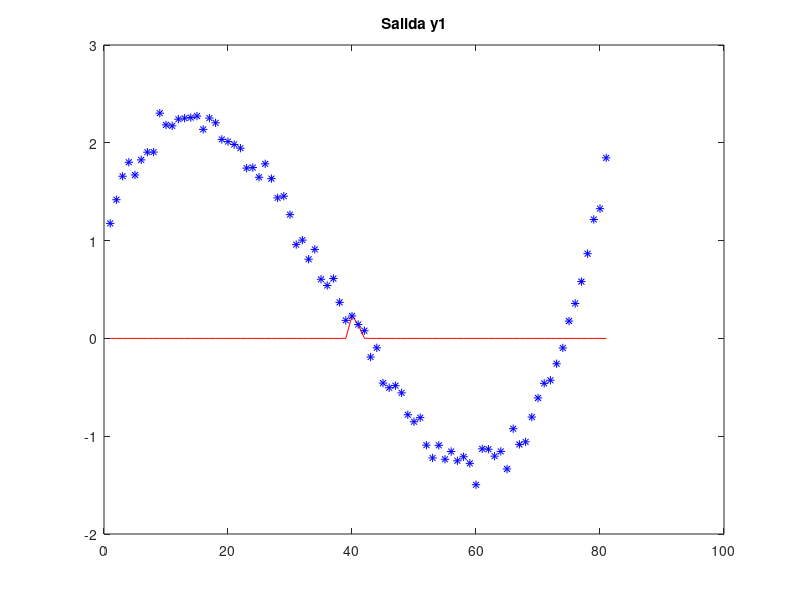
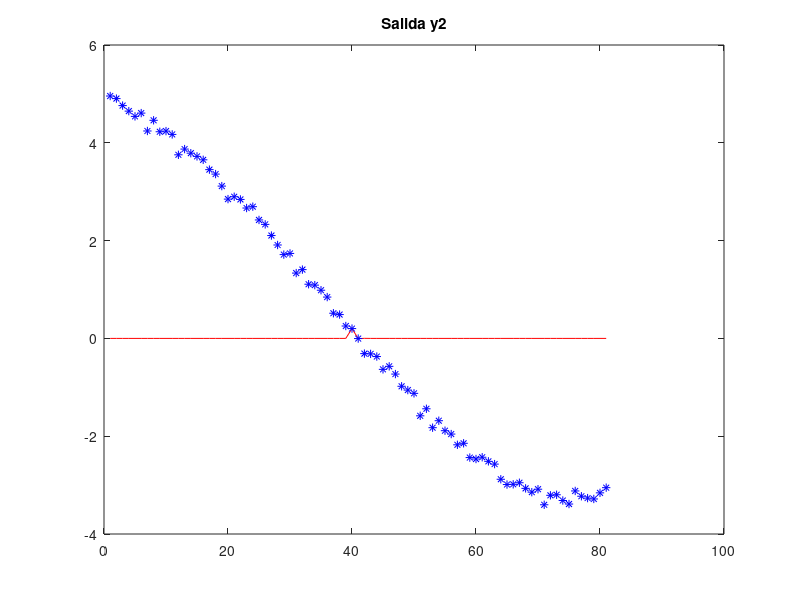
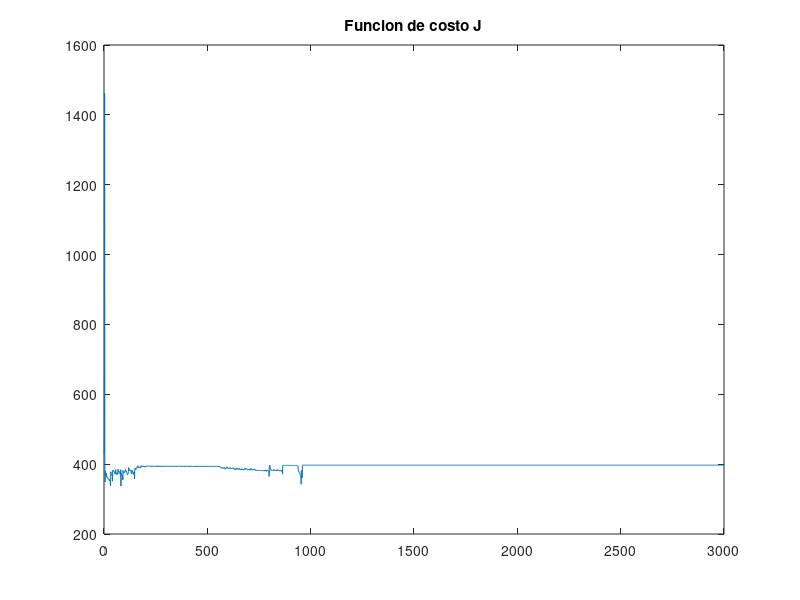
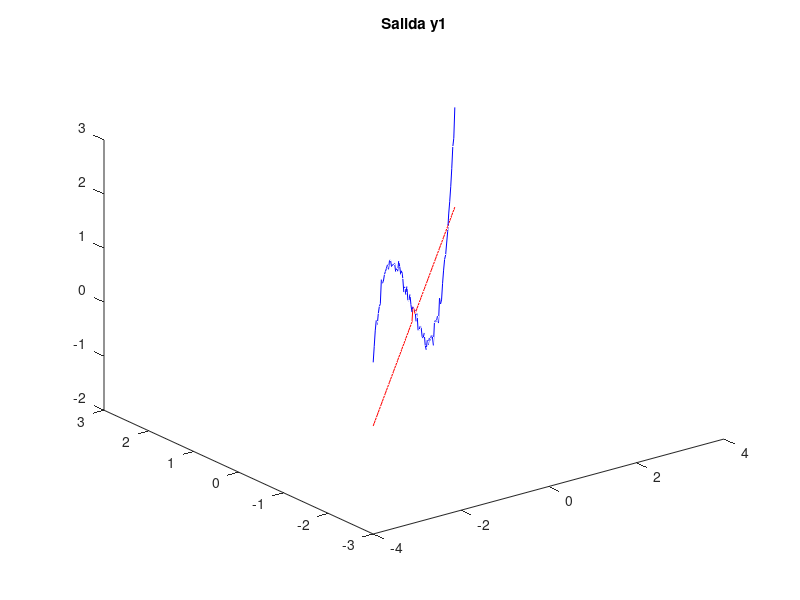

MATLAB code for these plots, in order:
% Entrenamiento patron - Salida vectorial
% Basico

clear;
clc;
close all;

% funcion cubica: a3x3 + a2x2 + a1x + a0
a3 = 0.5*2;
a2 = 0.3*4;
a1 = -0.8*25;
a0 = -0*30;

% Intervalo para los valores de x1
x1 = -4:0.1:4;
x1 = x1';
N = length(x1);
% Intervalo para los valores de x2
x2 = linspace(-3,3,N);
x2 = x2';
% Dos entradas x1 y x2
x = [ x1 x2 ];
% funcion cubica 1
yb1 = a3*x1.^3 + a2*x1.^2 + a1*x2.^1 + a0;
yb1 = 0.075*yb1;
yb1 = yb1 + 0.1*randn(N,1);
% funcion cubica 2
yb2 = a3*x2.^3 + a2*x2.^2 + a1*x1.^1 + a0;
yb2 = 0.075*yb2;
yb2 = yb2 + 0.1*randn(N,1);

yb = [ yb1  yb2 ];

% Valores para la intensidad de conexion
ne = 2;
nm = 20;
ns = 2;

%bias = input('Bias:  SI = 1 : ');
bias = 1
if(bias == 1)
      ne = ne +1;
      x = [ x ones(N,1) ];   
end

%Intensidad de las conexiones: 
%Entrada --- v --- neurona --- w ---- Salida

v = 0.25*randn(ne,nm);
w = 0.25*randn(nm,ns);
a = ones(nm,1);

%load pesos;
%eta = input('eta pesos : ');
eta = 0.4

for iter = 1:3000
JJ = 0;
dJdw = 0;      dJdv = 0;
  for k = 1:N   
    in = (x(k,:))'; 
    m = v'*in;
    %n = 2.0./(1+exp(-m./a)) - 1; % Sigmoidea 2
    n = exp(-m.^2);       % gaussiana
    out = w'*n;
    y(k,:) = out';
    er = out - (yb(k,:))';
    error(k,:) = er';
    JJ = JJ + 0.5*er'*er;
    %dndm = (1 - n.*n)/2;   % Sigmoidea 2
    dndm = -2.0*(n.*m);     % gaussiana
    dJdw = dJdw + n*er';
    dJdv  = dJdv + in * (dndm.*(w*er))';
    w = w - eta*dJdw/N;   % Patron
    v = v - eta*dJdv/N;   % Patron
    
  end
  %w = w - eta*dJdw/N;  % Batch
  %v = v - eta*dJdv/N;  % Batch
  JJ
  J(iter,1) = JJ;
end

figure(1);
plot(y(:,1),'-r');
hold on;
plot(yb(:,1),'*b');
title('Salida y1');
figure(2);
plot(y(:,2),'-r');
hold on;
plot(yb(:,2),'*b');
title('Salida y2');
figure(3);
plot(J);
title('Funcion de costo J');
figure(5);
plot3(x1,x2,y(:,1),'-r',x1,x2,yb(:,1),'-b');
title('Salida y1');
figure(6);
plot3(x1,x2,y(:,2),'-r',x1,x2,yb(:,2),'-b');
title('Salida y2');